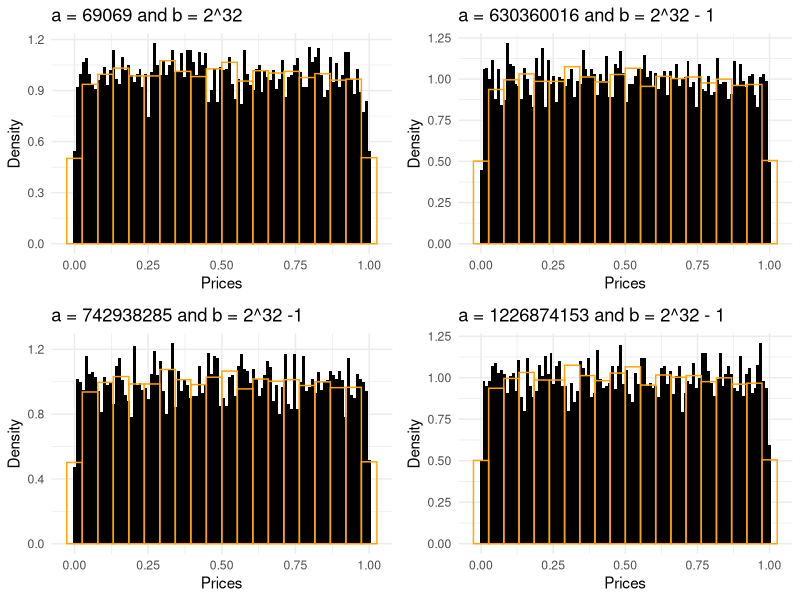
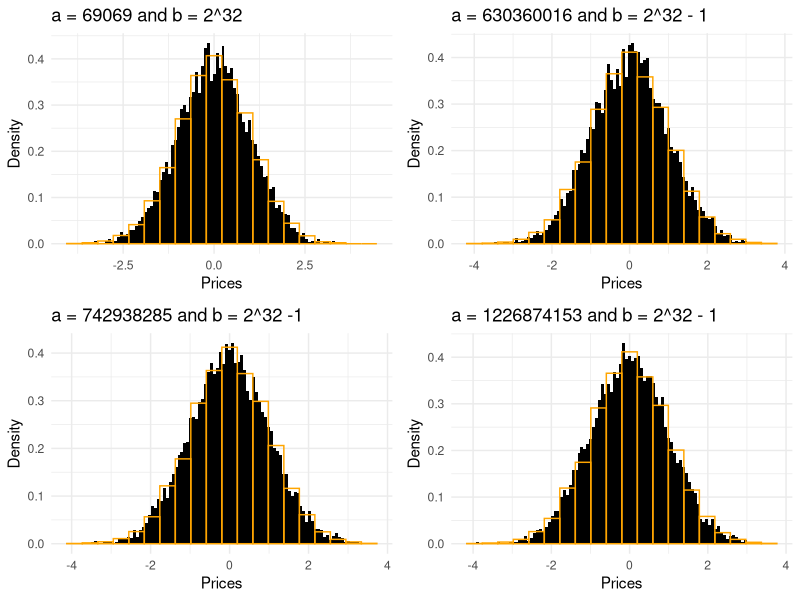
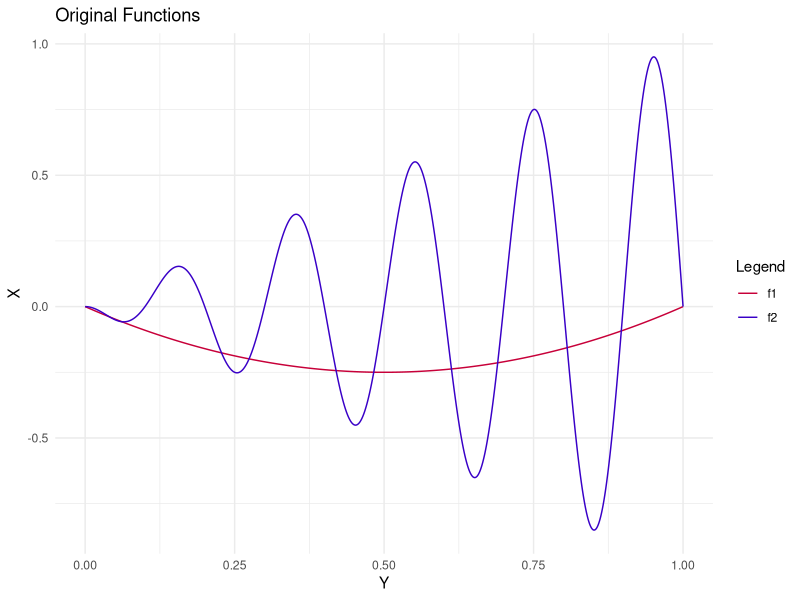
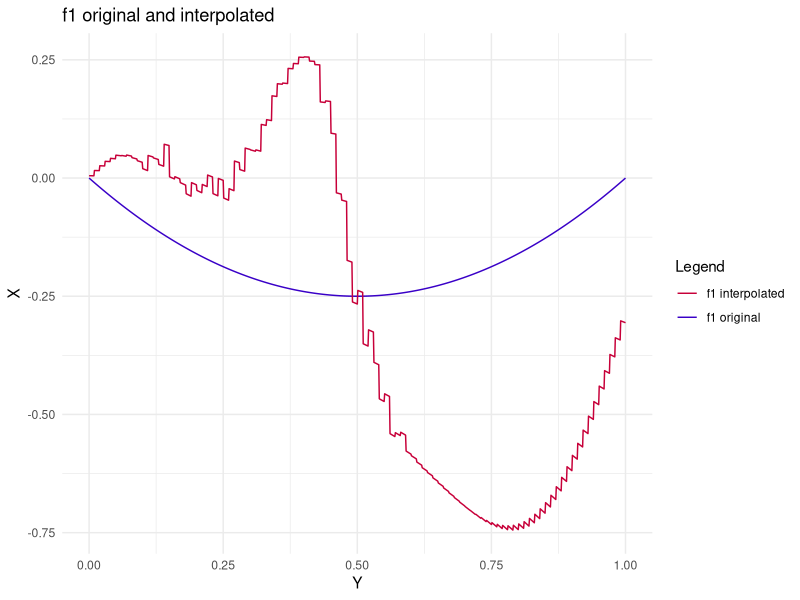
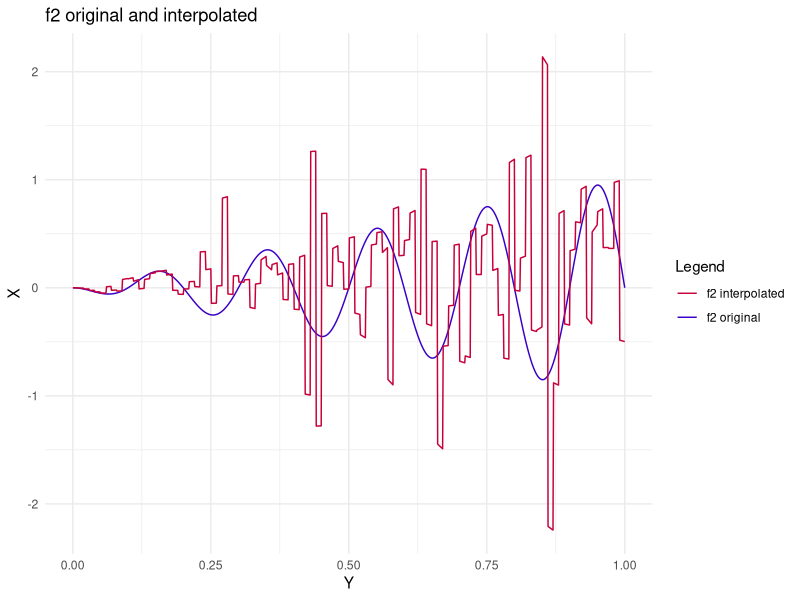

Here is the R script that generated these plots, in order:
## ---- chunk 1
knitr::opts_chunk$set(echo = TRUE)
library(ggplot2)
library(gridExtra)
## ---- chunk 2

rng_runif = function(a, m, x_zero, nmax) {
  
  if (!(a >= 0 && a < m)) stop("a in [0, m) is required")
  if (nmax%%1 != 0) stop("nmax has to be an integer")
  
  storage = vector(mode = "numeric", length = nmax+1)
  storage[1] = x_zero
  
  for (i in 1:(nmax-1)) {
    storage[i+1] = ((a * storage[i]) %% m)
  }
  
  return(storage[2:length(storage)]/m)
}

## ---- chunk 3

prs_1 = rng_runif(69069, 2^32, 9999, 10000)
prs_2 = rng_runif(630360016, (2^32-1), 690690, 10000)
prs_3 = rng_runif(742938285, (2^32-1), 690690, 10000)
prs_4 = rng_runif(1226874153, (2^32-1), 690690, 10000)

unif_samples = runif(10000)

## ---- chunk 4

prs_1_df = data.frame(prs_1)
prs_2_df = data.frame(prs_2)
prs_3_df = data.frame(prs_2)
prs_4_df = data.frame(prs_2)
unif_samples_df = data.frame(unif_samples)

p1 = ggplot(prs_1_df) +
  geom_histogram(aes(x = prs_1, y=..density..),
                 fill = "black", bins = 100) +
   geom_histogram(aes(x = unif_samples, y=..density..),
                 color = "orange", bins = 20, data = unif_samples_df, alpha = 0) +
  labs(title = "a = 69069 and b = 2^32",
  y = "Density",
  x = "Prices", color = "Legend") +
  theme_minimal()

p2 = ggplot(prs_2_df) +
  geom_histogram(aes(x = prs_2, y=..density..),
                 fill = "black", bins = 100) +
   geom_histogram(aes(x = unif_samples, y=..density..),
                 color = "orange", bins = 20, data = unif_samples_df, alpha = 0) +
  labs(title = "a = 630360016 and b = 2^32 - 1",
  y = "Density",
  x = "Prices", color = "Legend") +
  theme_minimal()

p3 = ggplot(prs_3_df) +
  geom_histogram(aes(x = prs_3, y=..density..),
                 fill = "black", bins = 100) +
   geom_histogram(aes(x = unif_samples, y=..density..),
                 color = "orange", bins = 20, data = unif_samples_df, alpha = 0) +
  labs(title = "a = 742938285 and b = 2^32 -1",
  y = "Density",
  x = "Prices", color = "Legend") +
  theme_minimal()

p4 = ggplot(prs_4_df) +
  geom_histogram(aes(x = prs_4, y=..density..),
                 fill = "black", bins = 100) +
   geom_histogram(aes(x = unif_samples, y=..density..),
                 color = "orange", bins = 20, data = unif_samples_df, alpha = 0) +
  labs(title = "a = 1226874153 and b = 2^32 - 1",
  y = "Density",
  x = "Prices", color = "Legend") +
  theme_minimal()

grid.arrange(p1, p2, p3, p4, nrow = 2)
## ---- chunk 5
print(ks.test(x = prs_1, y = "punif"))
## ---- chunk 6
print(ks.test(x = prs_2, y = "punif"))
## ---- chunk 7
print(ks.test(x = prs_3, y = "punif"))
## ---- chunk 8
print(ks.test(x = prs_4, y = "punif"))
## ---- chunk 9
print(ks.test(x = unif_samples, y = "punif"))
## ---- chunk 10

rng_rnorm = function(n, a, m) {
  if (!(a >= 0 && a < m)) stop("a in [0, m) is required")
  
  n_half = ceiling(n/2)
  
  storage = vector(mode = "numeric", length = n)
  
  storage_theta = rng_runif(a = a, m = m, x_zero = 123456789, nmax = n_half) * 2 * pi
  storage_d = rng_runif(a = a, m = m, x_zero = 12345, nmax = n_half)
  
  for (i in 1:n_half) {
    storage[2*i] = sqrt(-2 * log(storage_d[i])) * cos(storage_theta[i])
    storage[2*i+1] = sqrt(-2 * log(storage_d[i])) * sin(storage_theta[i])
  }
  
  return(storage)
}

## ---- chunk 11

rng_normal_1 = rng_rnorm(10000, a = 69069, m =2^32)
rng_normal_2 = rng_rnorm(10000, a = 630360016, m = 2^32-1)
rng_normal_3 = rng_rnorm(10000, a = 742938285, m = 2^32-1)
rng_normal_4 = rng_rnorm(10000, a = 1226874153, m = 2^32-1)

norm_samples = rnorm(10000)

## ---- chunk 12

rng_normal_1_df = data.frame(rng_normal_1)
rng_normal_2_df = data.frame(rng_normal_2)
rng_normal_3_df = data.frame(rng_normal_3)
rng_normal_4_df = data.frame(rng_normal_4)
norm_samples_df = data.frame(norm_samples)

p1 = ggplot(rng_normal_1_df) +
  geom_histogram(aes(x = rng_normal_1, y=..density..),
                 fill = "black", bins = 100) +
   geom_histogram(aes(x = norm_samples, y=..density..),
                 color = "orange", bins = 20, data = norm_samples_df, alpha = 0) +
  labs(title = "a = 69069 and b = 2^32",
  y = "Density",
  x = "Prices", color = "Legend") +
  theme_minimal()

p2 = ggplot(rng_normal_2_df) +
  geom_histogram(aes(x = rng_normal_2, y=..density..),
                 fill = "black", bins = 100) +
   geom_histogram(aes(x = norm_samples, y=..density..),
                 color = "orange", bins = 20, data = norm_samples_df, alpha = 0) +
  labs(title = "a = 630360016 and b = 2^32 - 1",
  y = "Density",
  x = "Prices", color = "Legend") +
  theme_minimal()

p3 = ggplot(rng_normal_3_df) +
  geom_histogram(aes(x = rng_normal_3, y=..density..),
                 fill = "black", bins = 100) +
   geom_histogram(aes(x = norm_samples, y=..density..),
                 color = "orange", bins = 20, data = norm_samples_df, alpha = 0) +
  labs(title = "a = 742938285 and b = 2^32 -1",
  y = "Density",
  x = "Prices", color = "Legend") +
  theme_minimal()

p4 = ggplot(rng_normal_4_df) +
  geom_histogram(aes(x = rng_normal_4, y=..density..),
                 fill = "black", bins = 100) +
   geom_histogram(aes(x = norm_samples, y=..density..),
                 color = "orange", bins = 20, data = norm_samples_df, alpha = 0) +
  labs(title = "a = 1226874153 and b = 2^32 - 1",
  y = "Density",
  x = "Prices", color = "Legend") +
  theme_minimal()

grid.arrange(p1, p2, p3, p4, nrow = 2)
## ---- chunk 13
print(ks.test(x = rng_normal_1, y = "pnorm"))
## ---- chunk 14
print(ks.test(x = rng_normal_2, y = "pnorm"))
## ---- chunk 15
print(ks.test(x = rng_normal_3, y = "pnorm"))
## ---- chunk 16
print(ks.test(x = rng_normal_4, y = "pnorm"))
## ---- chunk 17
print(ks.test(x = norm_samples, y = "pnorm"))
## ---- chunk 18

interpolate = function(A, X, func, gradient = NULL) {
  
  # Interpolation function which is so be used
  f_tilde = function(x, a0, a1, a2) a0 + a1 * x + a2 * x^2
  
  # Error function, here MSE
  f_error = function(A., X. = X, func. = func) {
    return(sum((func.(X.) - f_tilde(X., A.[1], A.[2], A.[3]))^2))
  }
  
  # Optimize f_error for parameters in A 
  res = optim(A, f_error, gradient, method = "CG")

  # Now define with optimized parameters
  f_tilde = function(x) res$par[1] + res$par[2] * x + res$par[3] * x^2
  
  # Return parameters and function
  return(list(A = res$par, f_tilde = f_tilde))
}

## ---- chunk 19

f_approximate = function(func_target, bins, A_init, func_target_gradient = NULL) {
  
  # Initialize interval length and return matrix
  upper_boundary = 0
  interval_length = 1/bins
  res = matrix(0, nrow = bins, ncol = 5)
  colnames(res) = c("lower_boundary", "upper_boundary", "a0", "a1", "a2")
  
  # Approximate for each bin
  for (i in 1:bins) {
    lower_boundary = upper_boundary
    upper_boundary = lower_boundary + interval_length
    
    # We rely on three known points
    known_values = c(func_target(lower_boundary),
                   func_target(lower_boundary + upper_boundary/2),
                   func_target(upper_boundary))
  
    # Now we optimize for this interval using the previous function
    interpolated = interpolate(func = func_target, X = known_values, A = A_init,
                              gradient = func_target_gradient)$A
    
    # And fill in the matrix with all necesarry values
    res[i, 1] = lower_boundary
    res[i, 2] = upper_boundary
    res[i, 3:5] = interpolated
  }
  
  return(res)
}

## ---- chunk 20
f1 = function(x) -x * (1 - x)
f2 = function(x) -x * sin(10 * pi * x)
## ---- chunk 21
sequence = seq(from = 0, to = 1, by = 0.001)
f1_y = f1(sequence)
f2_y = f2(sequence)

df = data.frame(sequence, f1_y, f2_y)

ggplot(df) +
  geom_line(aes(x = sequence, y = f1_y, color = "f1")) +
  geom_line(aes(x = sequence, y = f2_y, color = "f2")) +
  labs(title = "Original Functions", y = "X", x = "Y", color = "Legend") +
  scale_color_manual(values = c("#c70039", "#3900c7")) +
  theme_minimal()

## ---- chunk 22

f1_res = f_approximate(f1, bins = 100, rep(0.001, 3))
head(f1_res)

## ---- chunk 23
f2_res = f_approximate(f2, bins = 100, rep(0.001, 3))
head(f2_res)
## ---- chunk 24

f_tilde = function(x, a0, a1, a2) a0 + a1 * x + a2 * x^2

df$f1_y_interpolated = sapply(sequence, FUN = function(x) {
  target_row = f1_res[x >= f1_res[,1] & x < f1_res[,2]]
  return(f_tilde(x, target_row[3], target_row[4], target_row[5]))
})

df$f2_y_interpolated = sapply(sequence, FUN = function(x) {
  target_row = f2_res[x >= f2_res[,1] & x < f2_res[,2]]
  return(f_tilde(x, target_row[3], target_row[4], target_row[5]))
})

## ---- chunk 25

ggplot(df) +
  geom_line(aes(x = sequence, y = f1_y, color = "f1 original")) +
  geom_line(aes(x = sequence, y = f1_y_interpolated, color = "f1 interpolated")) +
  labs(title = "f1 original and interpolated", y = "X", x = "Y", color = "Legend") +
  scale_color_manual(values = c("#c70039", "#3900c7")) +
  theme_minimal()

ggplot(df) +
  geom_line(aes(x = sequence, y = f2_y, color = "f2 original")) +
  geom_line(aes(x = sequence, y = f2_y_interpolated, color = "f2 interpolated")) +
  labs(title = "f2 original and interpolated", y = "X", x = "Y", color = "Legend") +
  scale_color_manual(values = c("#c70039", "#3900c7")) +
  theme_minimal()
